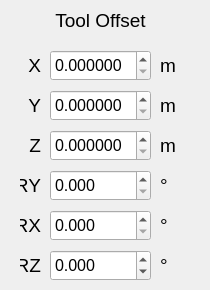
    <widget class="QWidget" name="tab_2">
     <attribute name="title">
      <string>Tool</string>
     </attribute>
     <widget class="QLabel" name="label_78">
      <property name="geometry">
       <rect>
        <x>20</x>
        <y>50</y>
        <width>21</width>
        <height>31</height>
       </rect>
      </property>
      <property name="font">
       <font>
        <pointsize>14</pointsize>
        <weight>50</weight>
        <bold>false</bold>
       </font>
      </property>
      <property name="text">
       <string>X</string>
      </property>
      <property name="alignment">
       <set>Qt::AlignRight|Qt::AlignTrailing|Qt::AlignVCenter</set>
      </property>
     </widget>
     <widget class="QLabel" name="label_79">
      <property name="geometry">
       <rect>
        <x>160</x>
        <y>90</y>
        <width>21</width>
        <height>31</height>
       </rect>
      </property>
      <property name="font">
       <font>
        <pointsize>14</pointsize>
        <weight>50</weight>
        <bold>false</bold>
       </font>
      </property>
      <property name="text">
       <string>m</string>
      </property>
      <property name="alignment">
       <set>Qt::AlignLeading|Qt::AlignLeft|Qt::AlignVCenter</set>
      </property>
     </widget>
     <widget class="QLabel" name="label_80">
      <property name="geometry">
       <rect>
        <x>160</x>
        <y>170</y>
        <width>21</width>
        <height>31</height>
       </rect>
      </property>
      <property name="font">
       <font>
        <pointsize>14</pointsize>
        <weight>50</weight>
        <bold>false</bold>
       </font>
      </property>
      <property name="text">
       <string>°</string>
      </property>
      <property name="alignment">
       <set>Qt::AlignLeading|Qt::AlignLeft|Qt::AlignVCenter</set>
      </property>
     </widget>
     <widget class="QDoubleSpinBox" name="tool_os_z">
      <property name="geometry">
       <rect>
        <x>50</x>
        <y>130</y>
        <width>101</width>
        <height>31</height>
       </rect>
      </property>
      <property name="font">
       <font>
        <pointsize>12</pointsize>
       </font>
      </property>
      <property name="decimals">
       <number>6</number>
      </property>
      <property name="singleStep">
       <double>0.001000000000000</double>
      </property>
      <property name="stepType">
       <enum>QAbstractSpinBox::DefaultStepType</enum>
      </property>
     </widget>
     <widget class="QLabel" name="label_81">
      <property name="geometry">
       <rect>
        <x>20</x>
        <y>170</y>
        <width>21</width>
        <height>31</height>
       </rect>
      </property>
      <property name="font">
       <font>
        <pointsize>14</pointsize>
        <weight>50</weight>
        <bold>false</bold>
       </font>
      </property>
      <property name="text">
       <string>RY</string>
      </property>
      <property name="alignment">
       <set>Qt::AlignRight|Qt::AlignTrailing|Qt::AlignVCenter</set>
      </property>
     </widget>
     <widget class="QLabel" name="label_82">
      <property name="geometry">
       <rect>
        <x>160</x>
        <y>250</y>
        <width>21</width>
        <height>31</height>
       </rect>
      </property>
      <property name="font">
       <font>
        <pointsize>14</pointsize>
        <weight>50</weight>
        <bold>false</bold>
       </font>
      </property>
      <property name="text">
       <string>°</string>
      </property>
      <property name="alignment">
       <set>Qt::AlignLeading|Qt::AlignLeft|Qt::AlignVCenter</set>
      </property>
     </widget>
     <widget class="QLabel" name="label_83">
      <property name="geometry">
       <rect>
        <x>160</x>
        <y>210</y>
        <width>21</width>
        <height>31</height>
       </rect>
      </property>
      <property name="font">
       <font>
        <pointsize>14</pointsize>
        <weight>50</weight>
        <bold>false</bold>
       </font>
      </property>
      <property name="text">
       <string>°</string>
      </property>
      <property name="alignment">
       <set>Qt::AlignLeading|Qt::AlignLeft|Qt::AlignVCenter</set>
      </property>
     </widget>
     <widget class="QLabel" name="label_84">
      <property name="geometry">
       <rect>
        <x>0</x>
        <y>0</y>
        <width>201</width>
        <height>41</height>
       </rect>
      </property>
      <property name="font">
       <font>
        <pointsize>14</pointsize>
        <weight>50</weight>
        <bold>false</bold>
       </font>
      </property>
      <property name="text">
       <string>Tool Offset</string>
      </property>
      <property name="alignment">
       <set>Qt::AlignCenter</set>
      </property>
     </widget>
     <widget class="QDoubleSpinBox" name="tool_os_ry">
      <property name="geometry">
       <rect>
        <x>50</x>
        <y>170</y>
        <width>101</width>
        <height>31</height>
       </rect>
      </property>
      <property name="font">
       <font>
        <pointsize>12</pointsize>
       </font>
      </property>
      <property name="decimals">
       <number>3</number>
      </property>
      <property name="maximum">
       <double>360.000000000000000</double>
      </property>
      <property name="stepType">
       <enum>QAbstractSpinBox::AdaptiveDecimalStepType</enum>
      </property>
     </widget>
     <widget class="QDoubleSpinBox" name="tool_os_x">
      <property name="geometry">
       <rect>
        <x>50</x>
        <y>50</y>
        <width>101</width>
        <height>31</height>
       </rect>
      </property>
      <property name="font">
       <font>
        <pointsize>12</pointsize>
       </font>
      </property>
      <property name="suffix">
       <string/>
      </property>
      <property name="decimals">
       <number>6</number>
      </property>
      <property name="singleStep">
       <double>0.001000000000000</double>
      </property>
      <property name="stepType">
       <enum>QAbstractSpinBox::DefaultStepType</enum>
      </property>
     </widget>
     <widget class="QLabel" name="label_85">
      <property name="geometry">
       <rect>
        <x>20</x>
        <y>210</y>
        <width>21</width>
        <height>31</height>
       </rect>
      </property>
      <property name="font">
       <font>
        <pointsize>14</pointsize>
        <weight>50</weight>
        <bold>false</bold>
       </font>
      </property>
      <property name="text">
       <string>RX</string>
      </property>
      <property name="alignment">
       <set>Qt::AlignRight|Qt::AlignTrailing|Qt::AlignVCenter</set>
      </property>
     </widget>
     <widget class="QLabel" name="label_86">
      <property name="geometry">
       <rect>
        <x>160</x>
        <y>50</y>
        <width>21</width>
        <height>31</height>
       </rect>
      </property>
      <property name="font">
       <font>
        <pointsize>14</pointsize>
        <weight>50</weight>
        <bold>false</bold>
       </font>
      </property>
      <property name="text">
       <string>m</string>
      </property>
      <property name="alignment">
       <set>Qt::AlignLeading|Qt::AlignLeft|Qt::AlignVCenter</set>
      </property>
     </widget>
     <widget class="QLabel" name="label_87">
      <property name="geometry">
       <rect>
        <x>160</x>
        <y>130</y>
        <width>21</width>
        <height>31</height>
       </rect>
      </property>
      <property name="font">
       <font>
        <pointsize>14</pointsize>
        <weight>50</weight>
        <bold>false</bold>
       </font>
      </property>
      <property name="text">
       <string>m</string>
      </property>
      <property name="alignment">
       <set>Qt::AlignLeading|Qt::AlignLeft|Qt::AlignVCenter</set>
      </property>
     </widget>
     <widget class="QDoubleSpinBox" name="tool_os_rx">
      <property name="geometry">
       <rect>
        <x>50</x>
        <y>210</y>
        <width>101</width>
        <height>31</height>
       </rect>
      </property>
      <property name="font">
       <font>
        <pointsize>12</pointsize>
       </font>
      </property>
      <property name="decimals">
       <number>3</number>
      </property>
      <property name="maximum">
       <double>360.000000000000000</double>
      </property>
      <property name="stepType">
       <enum>QAbstractSpinBox::AdaptiveDecimalStepType</enum>
      </property>
     </widget>
     <widget class="QDoubleSpinBox" name="tool_os_y">
      <property name="geometry">
       <rect>
        <x>50</x>
        <y>90</y>
        <width>101</width>
        <height>31</height>
       </rect>
      </property>
      <property name="font">
       <font>
        <pointsize>12</pointsize>
       </font>
      </property>
      <property name="decimals">
       <number>6</number>
      </property>
      <property name="singleStep">
       <double>0.001000000000000</double>
      </property>
      <property name="stepType">
       <enum>QAbstractSpinBox::DefaultStepType</enum>
      </property>
     </widget>
     <widget class="QDoubleSpinBox" name="tool_os_rz">
      <property name="geometry">
       <rect>
        <x>50</x>
        <y>250</y>
        <width>101</width>
        <height>31</height>
       </rect>
      </property>
      <property name="font">
       <font>
        <pointsize>12</pointsize>
       </font>
      </property>
      <property name="decimals">
       <number>3</number>
      </property>
      <property name="minimum">
       <double>-360.000000000000000</double>
      </property>
      <property name="maximum">
       <double>360.000000000000000</double>
      </property>
      <property name="stepType">
       <enum>QAbstractSpinBox::AdaptiveDecimalStepType</enum>
      </property>
     </widget>
     <widget class="QLabel" name="label_88">
      <property name="geometry">
       <rect>
        <x>20</x>
        <y>250</y>
        <width>21</width>
        <height>31</height>
       </rect>
      </property>
      <property name="font">
       <font>
        <pointsize>14</pointsize>
        <weight>50</weight>
        <bold>false</bold>
       </font>
      </property>
      <property name="text">
       <string>RZ</string>
      </property>
      <property name="alignment">
       <set>Qt::AlignRight|Qt::AlignTrailing|Qt::AlignVCenter</set>
      </property>
     </widget>
     <widget class="QLabel" name="label_89">
      <property name="geometry">
       <rect>
        <x>20</x>
        <y>90</y>
        <width>21</width>
        <height>31</height>
       </rect>
      </property>
      <property name="font">
       <font>
        <pointsize>14</pointsize>
        <weight>50</weight>
        <bold>false</bold>
       </font>
      </property>
      <property name="text">
       <string>Y</string>
      </property>
      <property name="alignment">
       <set>Qt::AlignRight|Qt::AlignTrailing|Qt::AlignVCenter</set>
      </property>
     </widget>
     <widget class="QLabel" name="label_90">
      <property name="geometry">
       <rect>
        <x>20</x>
        <y>130</y>
        <width>21</width>
        <height>31</height>
       </rect>
      </property>
      <property name="font">
       <font>
        <pointsize>14</pointsize>
        <weight>50</weight>
        <bold>false</bold>
       </font>
      </property>
      <property name="text">
       <string>Z</string>
      </property>
      <property name="alignment">
       <set>Qt::AlignRight|Qt::AlignTrailing|Qt::AlignVCenter</set>
      </property>
     </widget>
    </widget>
